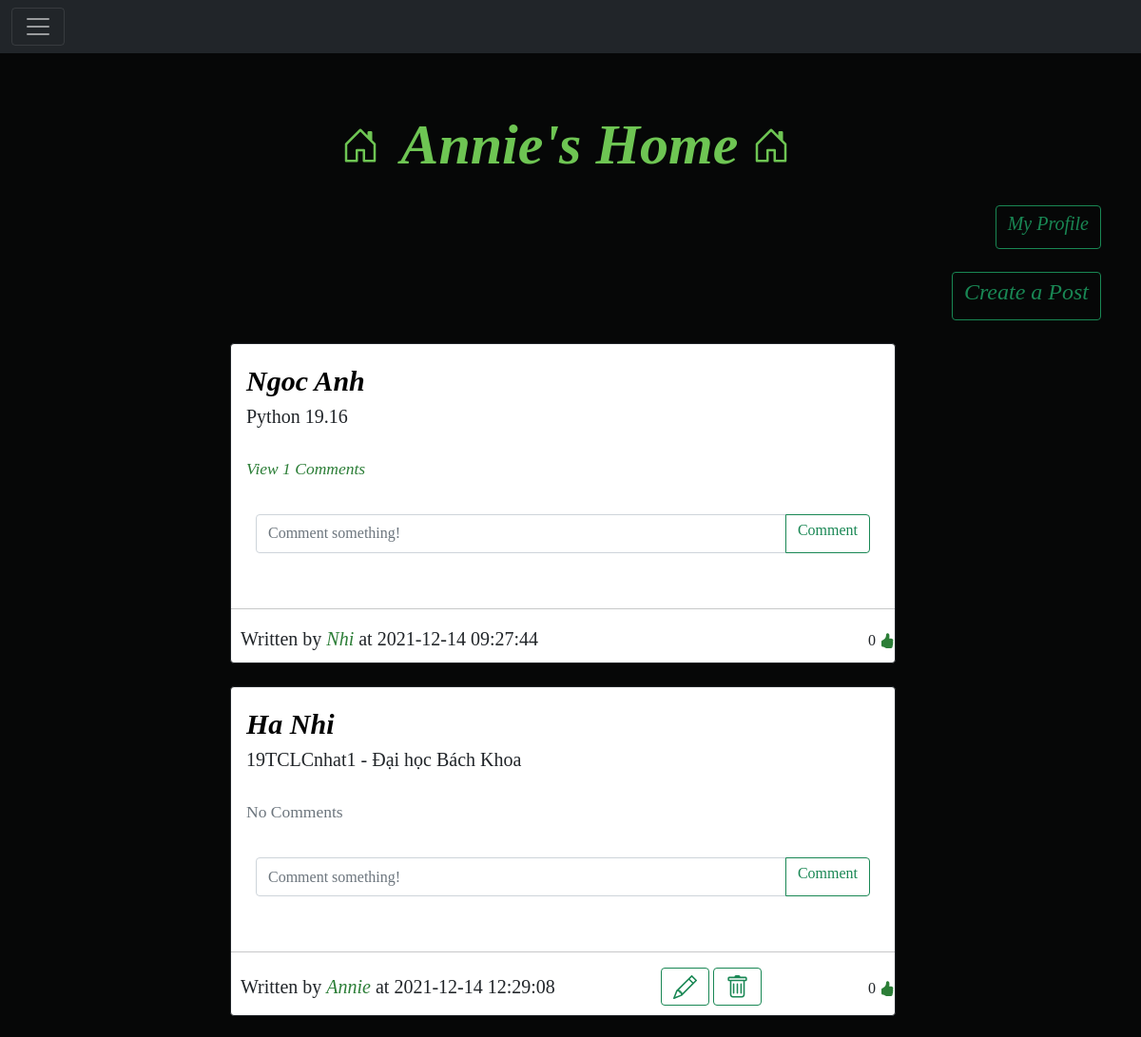
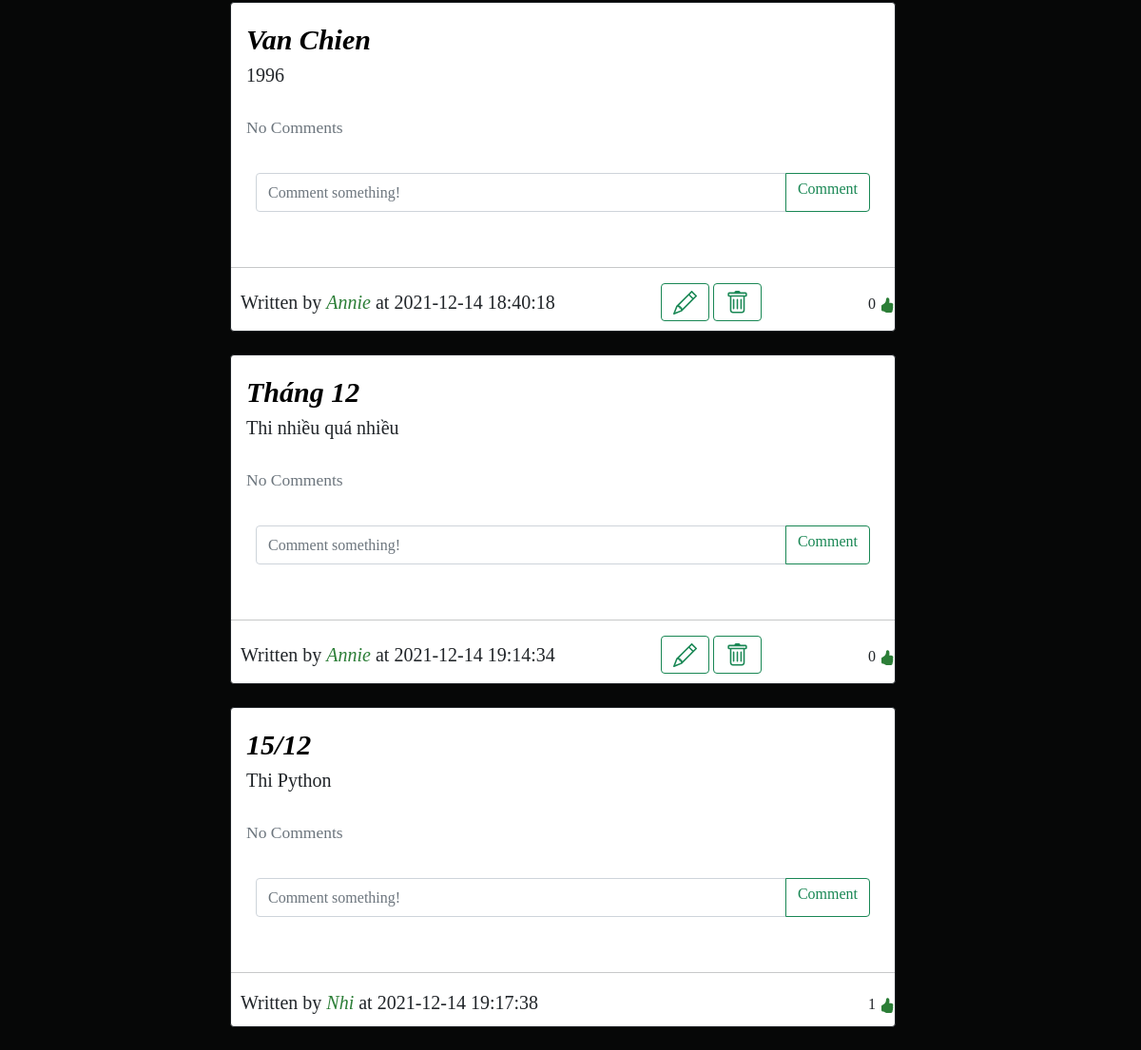
The page /home (signed in) on the database as committed earlier (2 pictures, top to bottom).
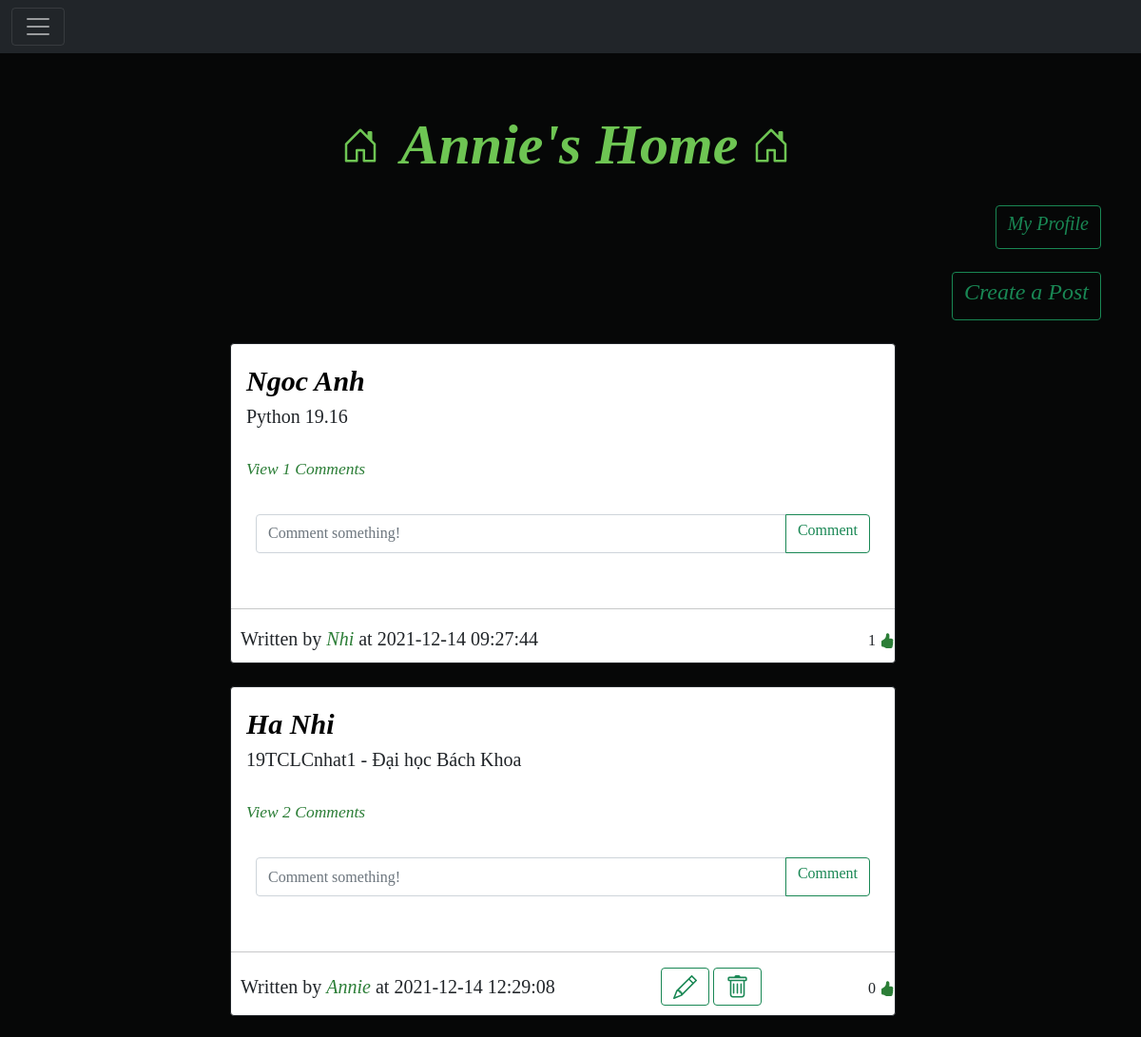
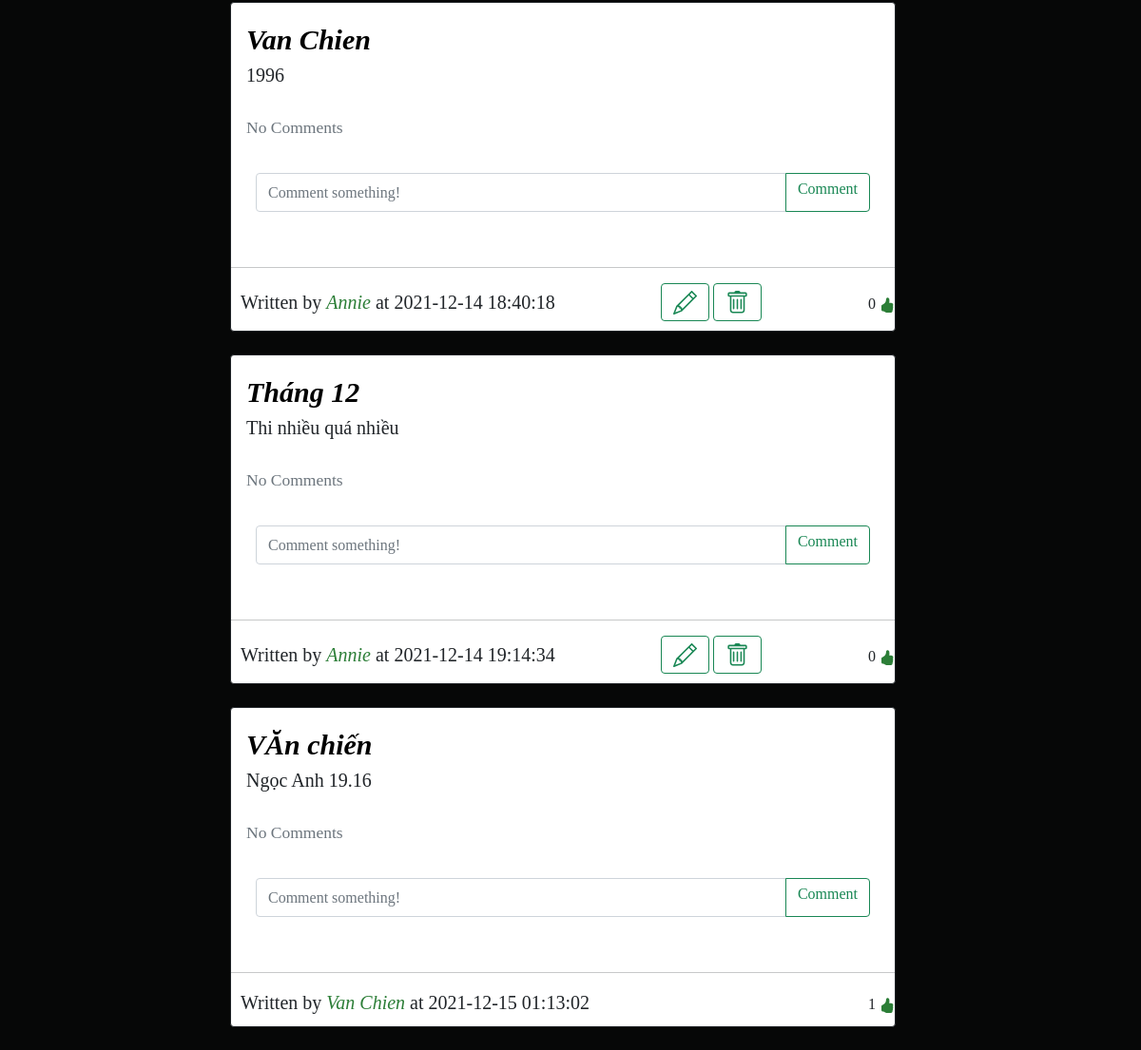
The same page on the database as committed later (2 pictures, top to bottom).
### Website/models.py (models this page shows)
class User(db.Model, UserMixin):
    id = db.Column(db.Integer, primary_key=True)
    email = db.Column(db.String(150), unique=True)
    username = db.Column(db.String(150), unique=True)
    password = db.Column(db.String(150))
    date_created = db.Column(db.DateTime(timezone=True), default=func.now())
    posts = db.relationship('Post', backref='user', passive_deletes=True)
    comments = db.relationship('Comment', backref='user', passive_deletes=True)
    likes = db.relationship('Like', backref='user', passive_deletes=True)
    followed = db.relationship('Follow', foreign_keys=[Follow.follower_id], backref=db.backref('follower', lazy='joined'), lazy=True, cascade='all, delete-orphan')
    followers = db.relationship('Follow', foreign_keys=[Follow.followed_id], backref=db.backref('followed', lazy='joined'), lazy=True, cascade='all, delete-orphan')

class Post(db.Model):
    id = db.Column(db.Integer, primary_key=True)
    title = db.Column(db.Text, nullable=False)
    text = db.Column(db.Text, nullable=False)
    date_created = db.Column(db.DateTime(timezone=True), default=func.now())
    author = db.Column(db.Integer, db.ForeignKey(
        'user.id', ondelete="CASCADE"), nullable=False)
    comments = db.relationship('Comment', backref='post', passive_deletes=True)
    likes = db.relationship('Like', backref='post', passive_deletes=True)

### Website/views.py (the view)
@views.route("/")
@views.route("/home")
@login_required
def home():
    posts = Post.query.all()
    return render_template("home.html", user=current_user, posts=posts)

### Website/__init__.py (called while the page is built)
def create_app():
    app = Flask(__name__)
    app.config['SECRET_KEY'] = "helloworld"
    app.config['SQLALCHEMY_DATABASE_URI'] = f'sqlite:///{DB_NAME}'
    db.init_app(app)
    from .views import views
    from .auth import auth
    app.register_blueprint(views, url_prefix="/")
    app.register_blueprint(auth, url_prefix="/")
    from .models import User, Post, Comment,Like,Follow
    create_database(app)
    login_manager = LoginManager()
    login_manager.login_view = "auth.login"
    login_manager.init_app(app)
    @login_manager.user_loader
    def load_user(id):
        return User.query.get(int(id))
    return app

### Website/templates/home.html (shortened to what this page needs)
{% extends "posts_div.html" %}
{% block header %}
{{user.username}}'s Home
{% endblock %}
{% block profile %}
<div>
  <a href="/profile/{{user.username}}" class="btn btn-outline-success"  ><h5>My Profile</h5></a>
</div>
<br>
<div>
  <a href="/create-post" class="btn btn-outline-success" type="button"><h4>Create a Post </h4></a >
</div>
{% endblock %}

### Website/templates/posts_div.html (shortened to what this page needs)
{% extends "base.html" %} {% block title %}Home{% endblock %}
{% block content%}
  <h1 align="center">{% block header %}Posts{% endblock %}</h1>
  <div align="right">
    {% block profile %}{% endblock %}
  </div>
  <br>
  <div  class="posts">
    {% for post in posts %}
    <div class="card border-dark">
      <div class="card-body">
        <div class="card-text">
          <a class="post-title" href="/post/{{post.id}}">{{post.title}}</a>
          <p class="post-test">{{post.text}}</p>
        </div>
        <br />
        <p class="card-text">
          {% if post.comments|length > 0 %}
          <a data-bs-toggle="collapse" href="#comments-{{post.id}}" role="button">
            <small>View {{post.comments|length}} Comments</small>
          </a>
          {% else %}
          <small class="text-muted">No Comments</small>
          {% endif %}
        </p>
        <br>
        <form
          class="input-group mb-3"
          method="POST"
          action="/create-comment/{{post.id}}"
        >
          <input
            type="text"
            id="text"
            name="text"
            class="form-control"
            placeholder="Comment something!"
          />
          <button class="btn btn-outline-success" type="submit"><h6>Comment</h6></button>
        </form>
      </div>
      <hr>
      <div class="item">
        <div class="d-flex align-items-center justify-content-between">
          <p>Written by <a list-style = "none" class="" href="/profile/{{post.user.username}}"> {{post.user.username}}</a> at {{post.date_created}}</p>
          <div>
            {% if user.id == post.author %}
            <a class="btn btn-outline-success" data-toggle="collapse" href="/edit-post/{{post.id}}" class="dropdown-item"
            ></a>
              <a class="btn btn-outline-success" data-toggle="collapse" href="/delete-post/{{post.id}}" class="dropdown-item"
              ></a>
            {% endif %}
          </div>
          <div>
            {{ post.likes|length }}
              {% if user.id in post.likes|map(attribute="author")|list %}
              <a href="/like-post/{{post.id}}">
                <svg xmlns="http://www.w3.org/2000/svg" width="16" height="16" fill="currentColor" class="bi bi-hand-thumbs-up" viewBox="0 0 16 16">
                  <path d="M8.864.046C7.908-.193 7.02.53 6.956 1.466c-.072 1.051-.23 2.016-.428 2.59-.125.36-.479 1.013-1.04 1.639-.557.623-1.282 1.178-2.131 1.41C2.685 7.288 2 7.87 2 8.72v4.001c0 .845.682 1.464 1.448 1.545 1.07.114 1.564.415 2.068.723l.048.03c.272.165.578.348.97.484.397.136.861.217 1.466.217h3.5c.937 0 1.599-.477 1.934-1.064a1.86 1.86 0 0 0 .254-.912c0-.152-.023-.312-.077-.464.201-.263.38-.578.488-.901.11-.33.172-.762.004-1.149.069-.13.12-.269.159-.403.077-.27.113-.568.113-.857 0-.288-.036-.585-.113-.856a2.144 2.144 0 0 0-.138-.362 1.9 1.9 0 0 0 .234-1.734c-.206-.592-.682-1.1-1.2-1.272-.847-.282-1.803-.276-2.516-.211a9.84 9.84 0 0 0-.443.05 9.365 9.365 0 0 0-.062-4.509A1.38 1.38 0 0 0 9.125.111L8.864.046zM11.5 14.721H8c-.51 0-.863-.069-1.14-.164-.281-.097-.506-.228-.776-.393l-.04-.024c-.555-.339-1.198-.731-2.49-.868-.333-.036-.554-.29-.554-.55V8.72c0-.254.226-.543.62-.65 1.095-.3 1.977-.996 2.614-1.708.635-.71 1.064-1.475 1.238-1.978.243-.7.407-1.768.482-2.85.025-.362.36-.594.667-.518l.262.066c.16.04.258.143.288.255a8.34 8.34 0 0 1-.145 4.725.5.5 0 0 0 .595.644l.003-.001.014-.003.058-.014a8.908 8.908 0 0 1 1.036-.157c.663-.06 1.457-.054 2.11.164.175.058.45.3.57.65.107.308.087.67-.266 1.022l-.353.353.353.354c.043.043.105.141.154.315.048.167.075.37.075.581 0 .212-.027.414-.075.582-.05.174-.111.272-.154.315l-.353.353.353.354c.047.047.109.177.005.488a2.224 2.224 0 0 1-.505.805l-.353.353.353.354c.006.005.041.05.041.17a.866.866 0 0 1-.121.416c-.165.288-.503.56-1.066.56z"/>
                </svg>
            </a>
              {% else %}
              <a href="/like-post/{{post.id}}">
               </a>
              {% endif %}
          </div>
    </div>
    </div>
      </div>
    <br/>
    {% endfor %}
  </div>
   {% endblock %}

### Website/templates/base.html (shortened to what this page needs)
<!DOCTYPE html>
<html lang="en">
  <head>
    <link
      href="https://cdn.jsdelivr.net/npm/bootstrap@5.0.2/dist/css/bootstrap.min.css"
      rel="stylesheet"
    />
    <link rel="stylesheet" type="text/css" href="{{ url_for('static', filename='main.css') }}">
  </head>
  <body>
    <nav class="navbar navbar-dark bg-dark">
      <div class="container-fluid">
        <button
          class="navbar-toggler"
          type="button"
          data-bs-toggle="collapse"
          data-bs-target="#navbar"
        >
          <span class="navbar-toggler-icon"></span>
        </button>
      </div>
    </nav>
    <div class="container">{% block content %}{% endblock %}</div>
  </body>
</html>

### Website/static/main.css (style rules this page uses)
body { font-family: 'Times New Roman', Times, serif; background-color: rgb(6, 7, 7) ; background-position: center; background-size:cover; background-repeat: no-repeat; }
h1 { margin-top: 40px; padding: 20px; font-size: 60px; font-style: italic; font-weight: bold; color: rgb(110, 197, 83); }
form { padding: 10px; }
input { font-size: 20px; }
a { text-decoration: none; font-size: 20px; font-style: italic; color: rgb(44, 126, 55); }
p { padding-bottom: 0px; font-size: 20px; margin-bottom: 0px; }
input { font-size: 30px; }
.post-title { font-size: 30px; font-style: oblique; font-weight: bolder; color: black; }
.post-test { font-size: 20px; font-weight: lighter; }
.posts { width: 700px; height: 500px; margin-left: 200px; }
.item { padding-left: 10px; padding-bottom: 10px; }

Rows that differ between the two databases and show on the page:
removed Post: title "15/12", text "Thi Python", shows "No Comments", user.username "Nhi", date_created "2021-12-14 19:17:38", likes|length "1"
computed for Post "Ngoc Anh": likes|length "0" → "1"
shown differently, row unchanged: Post "Ha Nhi": comments|length (not shown) → "2"; text "No Comments" → "View Comments"
added Post: title "VĂn chiến", text "Ngọc Anh 19.16", shows "No Comments", user.username "Van Chien", date_created "2021-12-15 01:13:02", likes|length "1"
